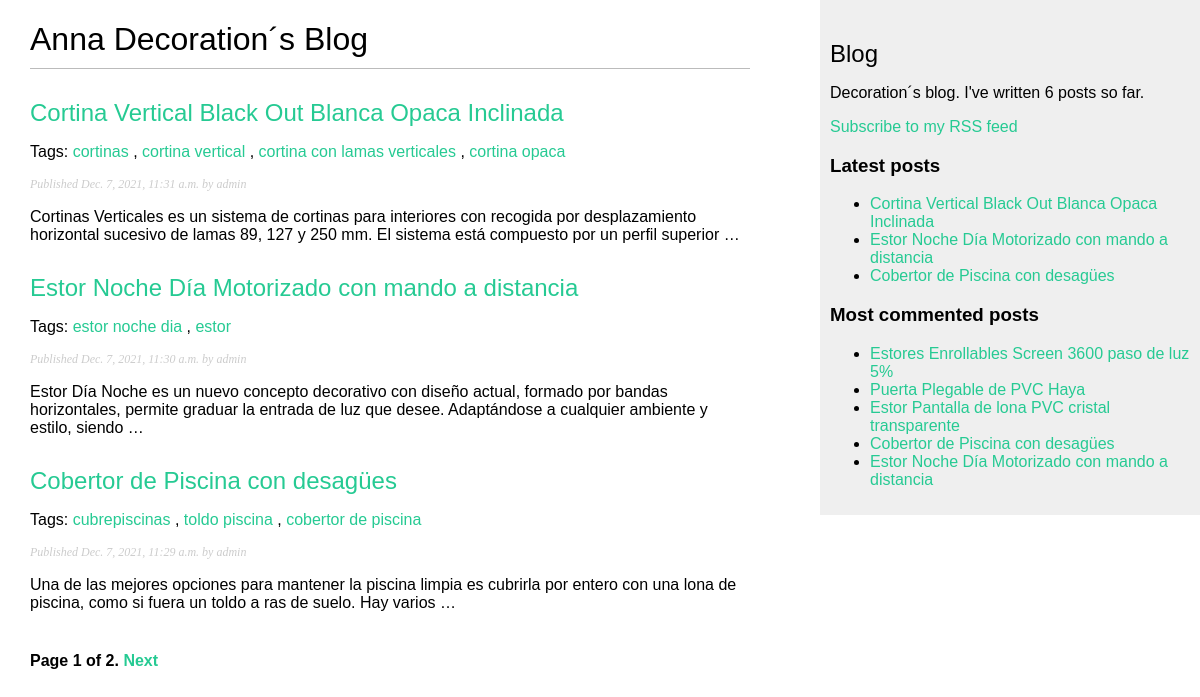
Screenshot of /blog/ with the database file from the repository.
### blog/models.py (models this page shows, shortened)
class Post(models.Model):
    STATUS_CHOICES = (
        ('draft', 'Draft'),
        ('published', 'Published'),
    )
    title = models.CharField(max_length=250)
    slug = models.SlugField(max_length=250,
                            unique_for_date='publish')
    author = models.ForeignKey(User,
                              on_delete=models.CASCADE,
                              related_name='blog_posts')
    body = models.TextField()
    publish = models.DateTimeField(default=timezone.now)
    created = models.DateTimeField(auto_now_add=True)
    updated = models.DateTimeField(auto_now=True)
    status = models.CharField(max_length=10,
                              choices=STATUS_CHOICES,
                              default='draft')
    objects = models.Manager() # The default manager.
    published = PublishedManager() # Our custom manager.
    tags = TaggableManager()
    class Meta:
        ordering = ('-publish',)
    def get_absolute_url(self):
        return reverse('blog:post_detail',
                       args=[self.publish.year,
                             self.publish.month,
                             self.publish.day, self.slug])

### blog/views.py (the view)
# urls.py: path('', views.post_list, name='post_list'),
def post_list(request, tag_slug=None):
    object_list = Post.published.all()
    tag = None
    if tag_slug:
       tag = get_object_or_404(Tag, slug=tag_slug)
       object_list = object_list.filter(tags__in=[tag])
    paginator = Paginator(object_list, 3) # 3 posts in each page
    page = request.GET.get('page')
    try:
        posts = paginator.page(page)
    except PageNotAnInteger:
        posts = paginator.page(1)
    except EmptyPage:
        posts = paginator.page(paginator.num_pages)
    return render(request,
                 'blog/post/list.html',
                 {'page': page,
                  'posts': posts,
                  'tag': tag})

### blog/models.py (called while the page is built)
    def get_queryset(self):
        return super().get_queryset().filter(status='published')

### blog/templatetags/blog_tags.py (called while the page is built)
@register.simple_tag
def total_posts():
    return Post.published.count()

@register.inclusion_tag('blog/post/latest_posts.html')
def show_latest_posts(count=5):
    latest_posts = Post.published.order_by('-publish')[:count]
    return {'latest_posts': latest_posts}

@register.simple_tag
def get_most_commented_posts(count=5):
    return Post.published.annotate(
               total_comments=Count('comments')
           ).order_by('-total_comments')[:count]

@register.filter(name='markdown')
def markdown_format(text):
    return mark_safe(markdown.markdown(text))

### blog/templates/blog/post/list.html (shortened to what this page needs)
{% extends "blog/base.html" %}
{% load blog_tags %}
{% block content %}
  <h1>Anna Decoration´s Blog</h1>
  {% for post in posts %}
    <h2>
      <a href="{{ post.get_absolute_url }}">
        {{ post.title }}
      </a>
    </h2>
    <p class="tags">
      Tags:
      {% for tag in post.tags.all %}
        <a href="{% url 'blog:post_list_by_tag' tag.slug %}">
          {{ tag.name }}
        </a>
        {% if not forloop.last %}, {% endif %}
      {% endfor %}
    </p>
    <p class="date">
      Published {{ post.publish }} by {{ post.author }}
    </p>
    {{ post.body|markdown|truncatewords_html:30 }}
  {% endfor %}
  {% include "pagination.html" with page=posts %}
{% endblock %}

### blog/templates/blog/base.html (shortened to what this page needs)
{% load blog_tags %}
{% load static %}
<!DOCTYPE html>
<html>
<head>
  <link href="{% static 'css/blog.css' %}" rel="stylesheet">
</head>
<body>
  <div id="content">
    {% block content %}
    {% endblock %}
  </div>
  <div id="sidebar">
    <h2>Blog</h2>
    <p>Decoration´s blog. I've written {% total_posts %} posts so far.</p>
    <p><a href="{% url 'blog:post_feed' %}">Subscribe to my RSS feed</a></p>
    <h3>Latest posts</h3>
    {% show_latest_posts 3 %}
    <h3>Most commented posts</h3>
    {% get_most_commented_posts as most_commented_posts %}
    <ul>
      {% for post in most_commented_posts %}
        <li>
          <a href="{{ post.get_absolute_url }}">{{ post.title }}</a>
        </li>
      {% endfor %}
    </ul>
  </div>
</body>
</html>

### blog/templates/pagination.html (shortened to what this page needs)
<div class="pagination">
    <span class="step-links">
      <span class="current">
        Page {{ page.number }} of {{ page.paginator.num_pages }}.
      </span>
      {% if page.has_next %}
        <a href="?page={{ page.next_page_number }}">Next</a>
      {% endif %}
    </span>
  </div>

### blog/templates/blog/post/latest_posts.html
<ul>
    {% for post in latest_posts %}
      <li>
        <a href="{{ post.get_absolute_url }}">{{ post.title }}</a>
      </li>
    {% endfor %}
  </ul>

### blog/static/css/blog.css (style rules this page uses)
body { margin:0; padding:0; font-family:helvetica, sans-serif; }
a { color:#26ca93; text-decoration:none; }
h1 { font-weight:normal; border-bottom:1px solid #bbb; padding:0 0 10px 0; }
h2 { font-weight:normal; margin:30px 0 0; }
#content { float:left; width:60%; padding:0 0 0 30px; }
#sidebar { float:right; width:30%; padding:10px; background:#efefef; height:100%; }
p.date { color:#ccc; font-family: georgia, serif; font-size: 12px; font-style: italic; }
.pagination { margin:40px 0; font-weight:bold; }

### rows the page displays
Post: title "Cortina Vertical Black Out Blanca Opaca Inclinada", publish "Dec. 7, 2021, 11:31 a.m.", author "admin", body "Cortinas Verticales es un sistema de cortinas para interiores con recogida por desplazamiento horizontal sucesivo de lamas 89, 127 y 250 mm. El sistema está compuesto por un perfil superior …"
Tag: name "cortinas"
Tag: name "cortina vertical"
Tag: name "cortina con lamas verticales"
Tag: name "cortina opaca"
Post: title "Estor Noche Día Motorizado con mando a distancia", publish "Dec. 7, 2021, 11:30 a.m.", author "admin", body "Estor Día Noche es un nuevo concepto decorativo con diseño actual, formado por bandas horizontales, permite graduar la entrada de luz que desee. Adaptándose a cualquier ambiente y estilo, siendo …"
Tag: name "estor noche dia"
Tag: name "estor"
Post: title "Cobertor de Piscina con desagües", publish "Dec. 7, 2021, 11:29 a.m.", author "admin", body "Una de las mejores opciones para mantener la piscina limpia es cubrirla por entero con una lona de piscina, como si fuera un toldo a ras de suelo. Hay varios …"
Tag: name "cubrepiscinas"
Tag: name "toldo piscina"
Tag: name "cobertor de piscina"
Post: title "Estores Enrollables Screen 3600 paso de luz 5%"
Post: title "Puerta Plegable de PVC Haya"
Post: title "Estor Pantalla de lona PVC cristal transparente"

### other values shown
{{ page.number }} "1"
{{ page.paginator.num_pages }} "2"
